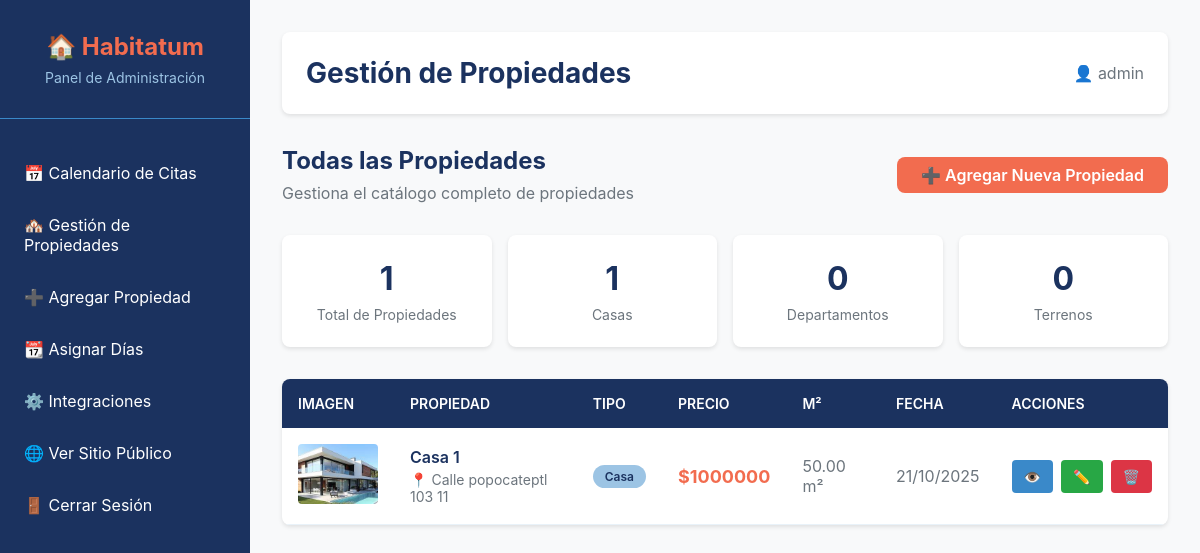
Page /panel/propiedades/ (signed in) on the earlier database version.
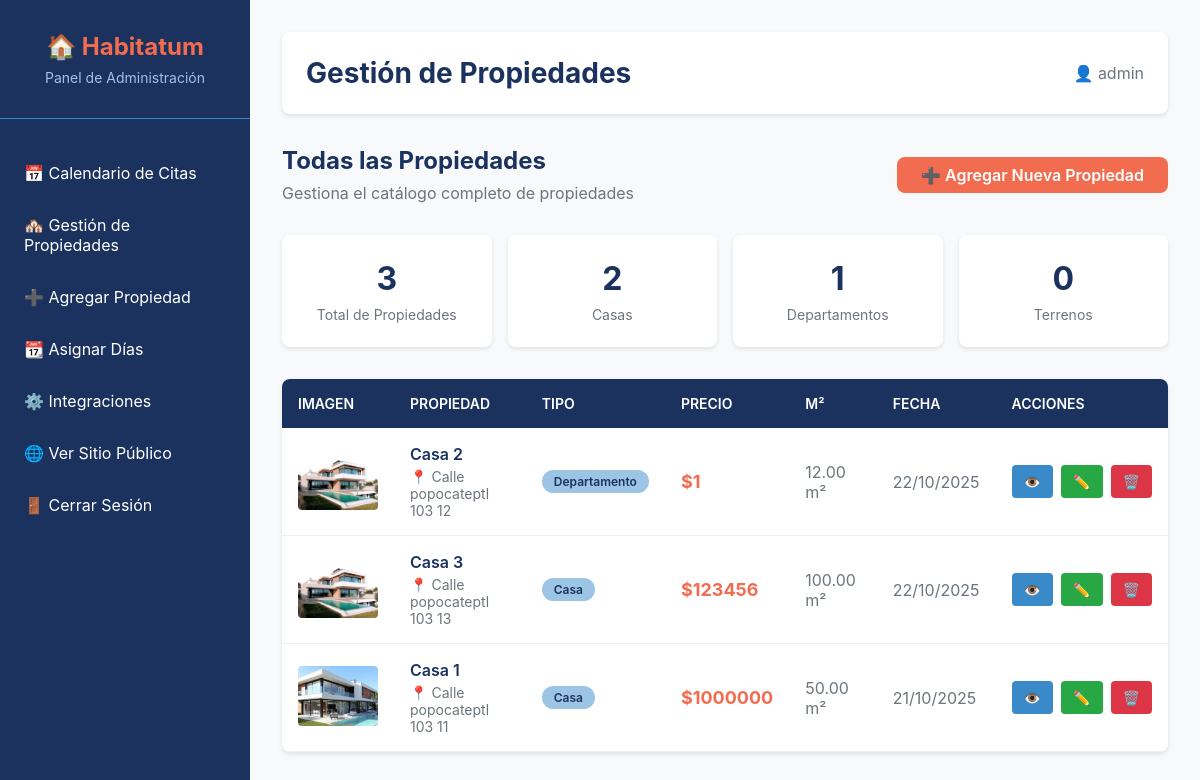
Same page on the later database version.
### properties/models.py (models this page shows, shortened)
class Property(models.Model):
    PROPERTY_TYPES = [
        ('casa', 'Casa'),
        ('departamento', 'Departamento'),
        ('terreno', 'Terreno'),
        ('local', 'Local Comercial'),
    ]
    nombre = models.CharField(max_length=200, verbose_name="Nombre de la Propiedad")
    descripcion = models.TextField(verbose_name="Descripción")
    metros_cuadrados = models.DecimalField(
        max_digits=10,
        decimal_places=2,
        validators=[MinValueValidator(0)],
        verbose_name="Metros Cuadrados (m²)"
    )
    tipo_inmueble = models.CharField(
        max_length=50,
        choices=PROPERTY_TYPES,
        verbose_name="Tipo de Inmueble"
    )
    ubicacion = models.CharField(max_length=300, verbose_name="Ubicación")
    precio = models.DecimalField(
        max_digits=12,
        decimal_places=2,
        validators=[MinValueValidator(0)],
        verbose_name="Precio"
    )
    imagen_principal = models.ImageField(
        upload_to='properties/',
        verbose_name="Imagen Principal"
    )
    is_visible = models.BooleanField(
        default=True,
        verbose_name="Visible en el sitio público"
    )
    fecha_creacion = models.DateTimeField(auto_now_add=True)
    fecha_actualizacion = models.DateTimeField(auto_now=True)
    class Meta:
        verbose_name = "Propiedad"
        verbose_name_plural = "Propiedades"
        ordering = ['-fecha_creacion']

### dashboard/views.py (the view)
# urls.py: path('propiedades/', views.admin_property_list_view, name='property_list'),
@login_required(login_url='dashboard:login')
def admin_property_list_view(request):
    propiedades = Property.objects.all()
    filtro_visibilidad = request.GET.get('visible', None)
    if filtro_visibilidad == 'si':
        propiedades = propiedades.filter(is_visible=True)
    elif filtro_visibilidad == 'no':
        propiedades = propiedades.filter(is_visible=False)
    tipo_filtro = request.GET.get('tipo', None)
    if tipo_filtro:
        propiedades = propiedades.filter(tipo_inmueble=tipo_filtro)
    busqueda = request.GET.get('q', None)
    if busqueda:
        propiedades = propiedades.filter(
            Q(nombre__icontains=busqueda) |
            Q(ubicacion__icontains=busqueda)
        )
    propiedades = propiedades.order_by('-fecha_creacion')
    total_propiedades = Property.objects.count()
    total_casas = Property.objects.filter(tipo_inmueble='casa').count()
    total_departamentos = Property.objects.filter(tipo_inmueble='departamento').count()
    total_terrenos = Property.objects.filter(tipo_inmueble='terreno').count()
    propiedades_visibles = Property.objects.filter(is_visible=True).count()
    propiedades_ocultas = Property.objects.filter(is_visible=False).count()
    tipos_disponibles = Property.objects.values_list(
        'tipo_inmueble', flat=True
    ).distinct()
    contexto = {
        'propiedades': propiedades,
        'total_propiedades': total_propiedades,
        'total_casas': total_casas,
        'total_departamentos': total_departamentos,
        'total_terrenos': total_terrenos,
        'propiedades_visibles': propiedades_visibles,
        'propiedades_ocultas': propiedades_ocultas,
        'tipos_disponibles': tipos_disponibles,
        'filtro_actual': filtro_visibilidad,
        'tipo_actual': tipo_filtro,
        'busqueda_actual': busqueda,
        'titulo_pagina': 'Gestión de Propiedades'
    }
    return render(request, 'admin/admin_property_list.html', contexto)

### templates/admin/admin_property_list.html (shortened to what this page needs)
{% extends 'admin_base.html' %}
{% block page_title %}Gestión de Propiedades{% endblock %}
{% block content %}
<div class="properties-header">
    <div>
        <h3 style="color: var(--azul-oscuro); font-size: 1.5rem; margin-bottom: 0.5rem;">
            Todas las Propiedades
        </h3>
        <p style="color: var(--gris-medio);">Gestiona el catálogo completo de propiedades</p>
    </div>
    <a href="{% url 'dashboard:property_create' %}" class="btn btn-primary">
        ➕ Agregar Nueva Propiedad
    </a>
</div>
<div class="properties-stats">
    <div class="stat-card">
        <div class="stat-number">{{ total_propiedades }}</div>
        <div class="stat-label">Total de Propiedades</div>
    </div>
    <div class="stat-card">
        <div class="stat-number">{{ total_casas }}</div>
        <div class="stat-label">Casas</div>
    </div>
    <div class="stat-card">
        <div class="stat-number">{{ total_departamentos }}</div>
        <div class="stat-label">Departamentos</div>
    </div>
    <div class="stat-card">
        <div class="stat-number">{{ total_terrenos }}</div>
        <div class="stat-label">Terrenos</div>
    </div>
</div>
{% if propiedades %}
<div class="properties-table-container">
    <table class="properties-table">
        <thead>
            <tr>
                <th>Imagen</th>
                <th>Propiedad</th>
                <th>Tipo</th>
                <th>Precio</th>
                <th>M²</th>
                <th>Fecha</th>
                <th>Acciones</th>
            </tr>
        </thead>
        <tbody>
            {% for propiedad in propiedades %}
            <tr>
                <td>
                    {% if propiedad.imagen_principal %}
                    <img src="{{ propiedad.imagen_principal.url }}" alt="{{ propiedad.nombre }}" class="property-thumbnail">
                    {% else %}
                    <div class="property-thumbnail" style="display: flex; align-items: center; justify-content: center; background-color: var(--beige); color: var(--gris-medio); font-size: 1.5rem;">
                        🏠
                    </div>
                    {% endif %}
                </td>
                <td>
                    <div class="property-name">{{ propiedad.nombre }}</div>
                    <div class="property-location">📍 {{ propiedad.ubicacion }}</div>
                </td>
                <td>
                    <span class="property-type-badge">{{ propiedad.get_tipo_inmueble_display }}</span>
                </td>
                <td>
                    <div class="property-price">${{ propiedad.precio|floatformat:0 }}</div>
                </td>
                <td>{{ propiedad.metros_cuadrados }} m²</td>
                <td>{{ propiedad.fecha_creacion|date:"d/m/Y" }}</td>
                <td>
                    <div class="property-actions">
                        <a href="{% url 'properties:property_detail' propiedad.pk %}" class="btn-icon btn-view" title="Ver" target="_blank">
                            👁️
                        </a>
                        <a href="{% url 'dashboard:property_update' propiedad.pk %}" class="btn-icon btn-edit" title="Editar">
                            ✏️
                        </a>
                        <a href="{% url 'dashboard:property_delete' propiedad.pk %}" class="btn-icon btn-delete" title="Eliminar">
                            🗑️
                        </a>
                    </div>
                </td>
            </tr>
            {% endfor %}
        </tbody>
    </table>
</div>
{% endif %}
{% endblock %}

### templates/admin_base.html (shortened to what this page needs)
{% load humanize %}
<!DOCTYPE html>
<html lang="es">
<head>
</head>
<body>
    <div class="admin-layout">
        <aside class="admin-sidebar">
            <div class="admin-logo">
                <h1>🏠 Habitatum</h1>
                <p>Panel de Administración</p>
            </div>
            <ul class="admin-menu">
                <li><a href="{% url 'dashboard:calendar' %}">📅 Calendario de Citas</a></li>
                <li><a href="{% url 'dashboard:property_list' %}">🏘️ Gestión de Propiedades</a></li>
                <li><a href="{% url 'dashboard:property_create' %}">➕ Agregar Propiedad</a></li>
                <li><a href="{% url 'dashboard:assign_days' %}">📆 Asignar Días</a></li>
                <li><a href="{% url 'integrations:settings' %}">⚙️ Integraciones</a></li>
                <li><a href="{% url 'core:home' %}">🌐 Ver Sitio Público</a></li>
                <li><a href="{% url 'dashboard:logout' %}">🚪 Cerrar Sesión</a></li>
            </ul>
        </aside>
        <main class="admin-main">
            <div class="admin-header">
                <h2>{% block page_title %}Panel de Administración{% endblock %}</h2>
                <div class="admin-user">
                    <span>👤 {{ user.username }}</span>
                </div>
            </div>
            {% block content %}
            {% endblock %}
        </main>
    </div>
</body>
</html>

### templates/admin_base.html (style rules this page uses)
* { margin: 0; padding: 0; box-sizing: border-box; }
:root { --azul-oscuro: #1B325F; --azul-medio: #9CC4E4; --beige: #E9F2F9; --azul-claro: #3A89C9; --naranja: #F26C4F; --verde: #28a745; --amarillo: #ffc107; --rojo: #dc3545; --negro: #000000; --blanco: #ffffff; --gris-claro: #f8f9fa; --gris-medio: #6c757d; --fuente-principal: -apple-system, BlinkMacSystemFont, 'Segoe UI', Roboto, sans-serif; }
body { font-family: var(--fuente-principal); background-color: var(--gris-claro); color: var(--negro); }
.admin-layout { display: flex; min-height: 100vh; }
.admin-sidebar { width: 250px; background-color: var(--azul-oscuro); color: var(--blanco); padding: 2rem 0; position: fixed; height: 100vh; overflow-y: auto; }
.admin-logo { text-align: center; padding: 0 1rem 2rem; border-bottom: 1px solid var(--azul-claro); margin-bottom: 2rem; }
.admin-logo h1 { color: var(--naranja); font-size: 1.5rem; margin-bottom: 0.5rem; }
.admin-logo p { color: var(--azul-medio); font-size: 0.875rem; }
.admin-menu { list-style: none; }
.admin-menu li { margin-bottom: 0.5rem; }
.admin-menu a { display: block; padding: 0.75rem 1.5rem; color: var(--blanco); text-decoration: none; transition: all 0.3s ease; }
.admin-main { flex: 1; margin-left: 250px; padding: 2rem; }
.admin-header { background-color: var(--blanco); padding: 1.5rem; border-radius: 8px; box-shadow: 0 2px 4px rgba(0,0,0,0.1); margin-bottom: 2rem; display: flex; justify-content: space-between; align-items: center; }
.admin-header h2 { color: var(--azul-oscuro); font-size: 1.75rem; }
.admin-user { display: flex; align-items: center; gap: 1rem; }
.admin-user span { color: var(--gris-medio); }
.btn { display: inline-block; padding: 0.5rem 1.5rem; border-radius: 8px; text-decoration: none; font-weight: 600; transition: all 0.3s ease; cursor: pointer; border: none; font-size: 1rem; }
.btn-primary { background-color: var(--naranja); color: var(--blanco); }

### templates/admin/admin_property_list.html (style rules this page uses)
.properties-header { display: flex; justify-content: space-between; align-items: center; margin-bottom: 2rem; }
.properties-stats { display: grid; grid-template-columns: repeat(auto-fit, minmax(200px, 1fr)); gap: 1rem; margin-bottom: 2rem; }
.stat-card { background-color: var(--blanco); padding: 1.5rem; border-radius: 8px; box-shadow: 0 2px 4px rgba(0,0,0,0.1); text-align: center; }
.stat-number { font-size: 2rem; font-weight: 700; color: var(--azul-oscuro); margin-bottom: 0.5rem; }
.stat-label { color: var(--gris-medio); font-size: 0.875rem; }
.properties-table-container { background-color: var(--blanco); border-radius: 8px; box-shadow: 0 2px 4px rgba(0,0,0,0.1); overflow: hidden; }
.properties-table { width: 100%; border-collapse: collapse; }
.properties-table thead { background-color: var(--azul-oscuro); color: var(--blanco); }
.properties-table th { padding: 1rem; text-align: left; font-weight: 600; font-size: 0.875rem; text-transform: uppercase; }
.properties-table tbody tr { border-bottom: 1px solid var(--beige); transition: background-color 0.2s ease; }
.properties-table td { padding: 1rem; color: var(--gris-medio); }
.property-thumbnail { width: 80px; height: 60px; object-fit: cover; border-radius: 4px; }
.property-name { color: var(--azul-oscuro); font-weight: 600; margin-bottom: 0.25rem; }
.property-location { font-size: 0.875rem; color: var(--gris-medio); }
.property-price { color: var(--naranja); font-weight: 700; font-size: 1.125rem; }
.property-type-badge { display: inline-block; padding: 0.25rem 0.75rem; border-radius: 20px; font-size: 0.75rem; font-weight: 600; background-color: var(--azul-medio); color: var(--azul-oscuro); }
.property-actions { display: flex; gap: 0.5rem; }
.btn-icon { padding: 0.5rem 0.75rem; border-radius: 4px; text-decoration: none; font-size: 0.875rem; transition: all 0.2s ease; border: none; cursor: pointer; }
.btn-view { background-color: var(--azul-claro); color: var(--blanco); }
.btn-edit { background-color: var(--verde); color: var(--blanco); }
.btn-delete { background-color: var(--rojo); color: var(--blanco); }

Differences in the rows shown:
added Property: imagen_principal (picture), nombre "Casa 2", ubicacion "Calle popocateptl 103 12", tipo_inmueble "Departamento", precio "1", metros_cuadrados "12.00", fecha_creacion "22/10/2025"
added Property: imagen_principal (picture), nombre "Casa 3", ubicacion "Calle popocateptl 103 13", tipo_inmueble "Casa", precio "123456", metros_cuadrados "100.00", fecha_creacion "22/10/2025"
Other differences:
{{ total_propiedades }}: "1" → "3"
{{ total_casas }}: "1" → "2"
{{ total_departamentos }}: "0" → "1"
